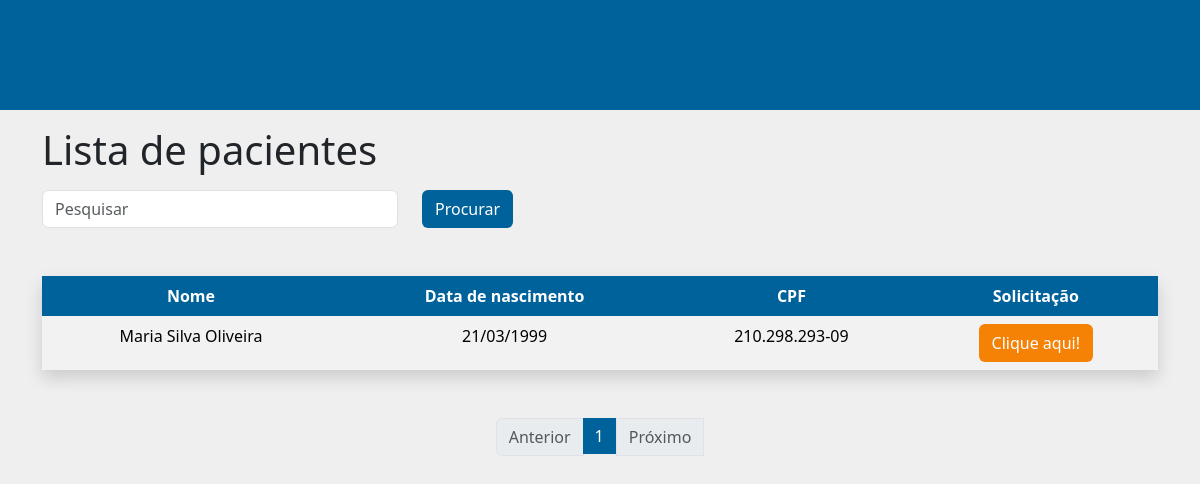
Page /index.php?pesquisar=Maria Silva Oliveira on the committed database.
### tables this page shows
CREATE TABLE `pacientes` (
  `id` int(11) NOT NULL,
  `nome` varchar(80) NOT NULL,
  `dataNasc` date NOT NULL,
  `CPF` varchar(14) NOT NULL,
  `status` varchar(8) NOT NULL
);

### index.php (the view, shortened to what this page needs)
<?php
    include 'database.php';
?>
    <!DOCTYPE html>
    <html lang="pt-br">
    <head>
        <link href="https://cdn.jsdelivr.net/npm/bootstrap@5.3.2/dist/css/bootstrap.min.css" rel="stylesheet"
>
        <link rel="stylesheet" href="css/paciente.css">
    </head>
    <header>
    </header>
    <body>
        <div class="container">
            <h1 class="my-3">Lista de pacientes</h1>
            <form action="" method="GET" class="mb-3">
                <div class="row">
                    <div class="col-4">
                        <input type="text" name="pesquisar" id="pesquisar" placeholder="Pesquisar" class="form-control">
                    </div>
                    <div class="col-2">
                        <button id="enviar" type="submit" class="btn">Procurar</button>
                    </div>
                </div>
            </form>
            <table class="table table-striped table-borderless shadow my-5 text-center">
                <thead>
                    <tr id="header">
                        <th>Nome</th>
                        <th>Data de nascimento</th>
                        <th>CPF</th>
                        <th>Solicitação</th>
                    </tr>
                </thead>
                <tbody>
                <?php
                    if (isset($_GET['page_no']) && $_GET['page_no']!="") {
                        $page_no = $_GET['page_no'];
                    } else {
                        $page_no = 1;
                    }
                    $total_pacientes_pagina = 10;
                    $deslocamento = ($page_no-1) * $total_pacientes_pagina;
                    $pagina_anterior = $page_no - 1;
                    $proxima_pagina = $page_no + 1;
                    if (isset($_GET['pesquisar']) && $_GET['pesquisar']!="") {
                        $pesquisar = $_GET['pesquisar'];
                        $resultado_contagem = mysqli_query($conn,"SELECT COUNT(*) AS registros_totais FROM `pacientes` WHERE (nome LIKE '%$pesquisar%' OR CPF LIKE '%$pesquisar%') AND status = 'ativo'");
                    }else{
                        $resultado_contagem = mysqli_query($conn,"SELECT COUNT(*) AS registros_totais FROM `pacientes` WHERE status = 'ativo'");
                    }
                    $registros_totais = mysqli_fetch_array($resultado_contagem);
                    $registros_totais = $registros_totais['registros_totais'];
                    $num_total_paginas = ceil($registros_totais / $total_pacientes_pagina);
                    if (isset($_GET['pesquisar']) && $_GET['pesquisar']!="") {
                        $result = mysqli_query($conn,"SELECT * FROM `pacientes` WHERE (nome LIKE '%$pesquisar%' OR CPF LIKE '%$pesquisar%') AND status = 'ativo' LIMIT $deslocamento, $total_pacientes_pagina");
                    }else{
                        $result = mysqli_query($conn,"SELECT * FROM `pacientes` WHERE status = 'ativo' LIMIT $deslocamento, $total_pacientes_pagina");
                    }
                    while($row = mysqli_fetch_array($result)){
                        $data_nasc = date("d/m/Y", strtotime($row['dataNasc']));
                        echo "
                            <tr>
                                <td>".$row['nome']."</td>
                                <td>".$data_nasc."</td>
                                <td>".$row['CPF']."</td>
                                <td><a class='btn' href='solicitacoes/index.php?id=".$row['id']."' role='button'>Clique aqui!</a></td>
                            </tr>
                            ";
                    }
                    ?>
                </tbody>
            </table>
            <ul class="pagination justify-content-center">
            <li <?php if($page_no <= 1){ echo "class='disabled page-item'"; } else { echo "class='page-item'";}?>>
                <a <?php if($page_no > 1){ echo "class='page-link' href='?page_no=$pagina_anterior'"; } else { echo "class='page-link'";}?>>Anterior</a>
            </li>
            <?php
                if ($num_total_paginas <= 10){
                    for ($counter = 1; $counter <= $num_total_paginas; $counter++){
                        if ($counter == $page_no) {
                            echo "<li class='active page-item'><a class='page-link'>$counter</a></li>";
                        }else{
                            echo "<li class='page-item'><a class='page-link' href='?page_no=$counter'>$counter</a></li>";
                        }
                    }
                }
            ?>
            <li <?php if($page_no >= $num_total_paginas){ echo "class='disabled' 'page-item'"; } else { echo "class='page-item'";} ?>>
                <a <?php if($page_no < $num_total_paginas) { echo  "class='page-link' href='?page_no=$proxima_pagina'"; } else { echo "class='page-link'";}?>>Próximo</a>
            </li>
            </ul>
        </div>
    </body>
    </html>

### css/paciente.css (style rules this page uses)
tr#header>th { background-color: #00629B; color: #FFFFFF; }
header { background-color: #00629B; width: 100%; height: 110px; padding-right: 13%; }
div.row>div.col-2>button#enviar.btn { background-color: #00629B; color: #FFFFFF; transition: background-color 1s; }
a.page-link { color: #00629B; }
li.active>a.page-link { background-color: #00629B; border: none; }
tr>td>a.btn { background-color: rgb(245,130,4); transition: background-color 0.5s; color: #FFFFFF; }
body { background-color: #EFEFEF; }

### rows in the picture
pacientes: nome "Maria Silva Oliveira", dataNasc "21/03/1999", CPF "210.298.293-09"
